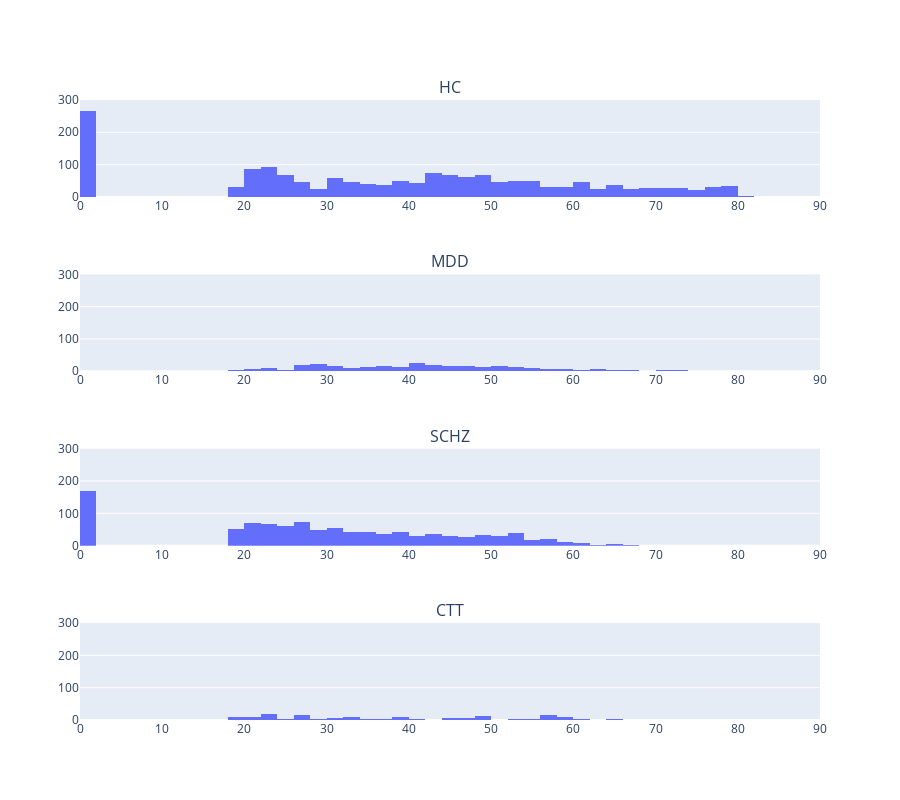

Notebook code cell kept with this figure:
### Code cell
total_fig = make_subplots(rows=4, cols=1, subplot_titles=["HC", "MDD", "SCHZ", "CTT"])
total_fig.update_layout(height=800)

conditions = ["HC", "MDD", "SCHZ", "CTT"]

for idx, cond in enumerate(conditions):
    fig = px.histogram(data_frame=metadata_df[metadata_df["Diagnosis"] == cond], 
                       x="Age", 
                       title=cond,
                       )
    total_fig.add_trace(fig.data[0], row=idx+1, col=1)
    total_fig.update_yaxes(range=[0.0, 300.0], row=idx+1, col=1)
    total_fig.update_xaxes(range=[0.0, 90.0], row=idx+1, col=1)

total_fig.show()

### Figure 1 — Plotly figure (JSON) as saved in the notebook; plotly's stock layout.template omitted (floating-point values rounded to 4 significant figures; data arrays with more than 128 entries replaced by an {"elided": "..."} marker saying what was removed)
{"data": [{"alignmentgroup": "True", "bingroup": "x", "hovertemplate": "Age=%{x}<br>count=%{y}<extra></extra>", "legendgroup": "", "marker": {"color": "#636efa", "pattern": {"shape": ""}}, "name": "", "offsetgroup": "", "orientation": "v", "showlegend": false, "type": "histogram", "x": {"elided": "1667 float values"}, "xaxis": "x", "yaxis": "y"}, {"alignmentgroup": "True", "bingroup": "x", "hovertemplate": "Age=%{x}<br>count=%{y}<extra></extra>", "legendgroup": "", "marker": {"color": "#636efa", "pattern": {"shape": ""}}, "name": "", "offsetgroup": "", "orientation": "v", "showlegend": false, "type": "histogram", "x": {"elided": "301 float values"}, "xaxis": "x2", "yaxis": "y2"}, {"alignmentgroup": "True", "bingroup": "x", "hovertemplate": "Age=%{x}<br>count=%{y}<extra></extra>", "legendgroup": "", "marker": {"color": "#636efa", "pattern": {"shape": ""}}, "name": "", "offsetgroup": "", "orientation": "v", "showlegend": false, "type": "histogram", "x": {"elided": "1053 float values"}, "xaxis": "x3", "yaxis": "y3"}, {"alignmentgroup": "True", "bingroup": "x", "hovertemplate": "Age=%{x}<br>count=%{y}<extra></extra>", "legendgroup": "", "marker": {"color": "#636efa", "pattern": {"shape": ""}}, "name": "", "offsetgroup": "", "orientation": "v", "showlegend": false, "type": "histogram", "x": {"elided": "150 float values"}, "xaxis": "x4", "yaxis": "y4"}], "layout": {"annotations": [{"font": {"size": 16}, "showarrow": false, "text": "HC", "x": 0.5, "xanchor": "center", "xref": "paper", "y": 1, "yanchor": "bottom", "yref": "paper"}, {"font": {"size": 16}, "showarrow": false, "text": "MDD", "x": 0.5, "xanchor": "center", "xref": "paper", "y": 0.7188, "yanchor": "bottom", "yref": "paper"}, {"font": {"size": 16}, "showarrow": false, "text": "SCHZ", "x": 0.5, "xanchor": "center", "xref": "paper", "y": 0.4375, "yanchor": "bottom", "yref": "paper"}, {"font": {"size": 16}, "showarrow": false, "text": "CTT", "x": 0.5, "xanchor": "center", "xref": "paper", "y": 0.1562, "yanchor": "bottom", "yref": "paper"}], "height": 800, "xaxis": {"anchor": "y", "domain": [0, 1], "range": [0, 90]}, "xaxis2": {"anchor": "y2", "domain": [0, 1], "range": [0, 90]}, "xaxis3": {"anchor": "y3", "domain": [0, 1], "range": [0, 90]}, "xaxis4": {"anchor": "y4", "domain": [0, 1], "range": [0, 90]}, "yaxis": {"anchor": "x", "domain": [0.8438, 1], "range": [0, 300]}, "yaxis2": {"anchor": "x2", "domain": [0.5625, 0.7188], "range": [0, 300]}, "yaxis3": {"anchor": "x3", "domain": [0.2812, 0.4375], "range": [0, 300]}, "yaxis4": {"anchor": "x4", "domain": [0, 0.1562], "range": [0, 300]}}}
